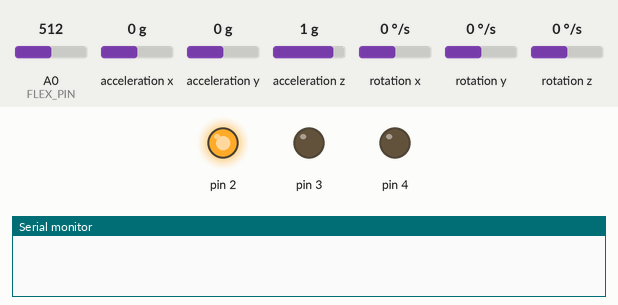
This sketch was run on a simulated Arduino Uno, built with avr-gcc and run on an emulated ATmega328P. Parts: output pins drawn as LEDs (lit = HIGH), the last lines printed to the serial monitor. Wiring (inferred from the names in the program): MPU-6050 motion sensor at I2C address 0x69. The inputs (shaded band) are chosen by the test bench; at power-on: A0 (FLEX_PIN) = 512, acceleration x 0 g, acceleration y 0 g, acceleration z 1 g, rotation x 0 °/s, rotation y 0 °/s, rotation z 0 °/s. No radio packets arrive unless stated.

Above: at 0.53 s.
At 1.98 s:
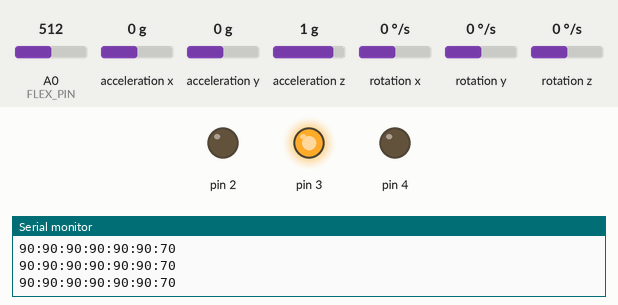
At 3.44 s:
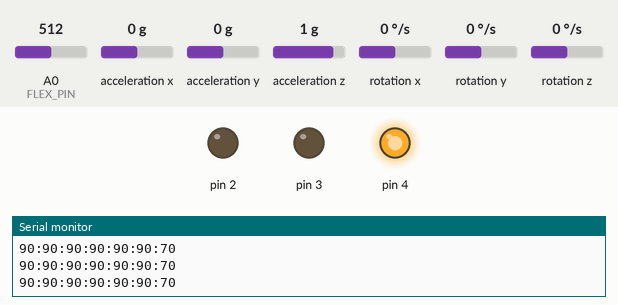
Timing chart, 0 to 3.7 s (numbered marks = the images above):
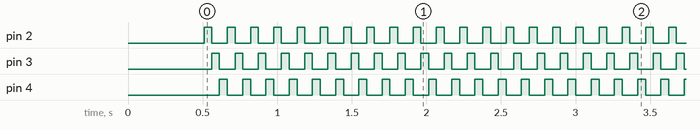

The sketch:

main.ino
```cpp
#include <Wire.h>
#include <nRF24L01.h>
#include <RF24.h>
#include <RF24_config.h>
#include "MPUSensor.h"
#include <string.h>

#define MPUNUM 3

RF24 radio(7, 8);
const byte address[6] = "00002 ";

const int FLEX_PIN = A0;
const int minVal = 0;
const int maxVal = 1000;

char message[32] = {0};
char empty[32] = {0};
char number[16];

const char separator[] = ":";

MPU6050 mpu1(2);
MPU6050 mpu2(3);
MPU6050 mpu3(4);
MPU6050* mpuList[MPUNUM] = {&mpu1, &mpu2, &mpu3};


void sendMessage(char *message){
  radio.write(message, sizeof(message));
}


void ReadThing(){
    Wire.beginTransmission(0x69);
  Wire.write(0x3B);
  Wire.endTransmission(false);
  Wire.requestFrom(0x69, 14, true);
  float AcX = Wire.read()<<8|Wire.read();
  float AcY = Wire.read()<<8|Wire.read();
  float AcZ = Wire.read()<<8|Wire.read();
  float Tmp = Wire.read()<<8|Wire.read();
  float GyX = Wire.read()<<8|Wire.read();
  float GyY = Wire.read()<<8|Wire.read();
  float GyZ = Wire.read()<<8|Wire.read();
}
void setUp() {
  Wire.begin();
  Wire.beginTransmission(0x69);
  Wire.write(0x6B);
  Wire.write(0);
  Wire.endTransmission(true);
  Serial.begin(9600);
}

void setup() {
  // put your setup code here, to run once:
  //mpu6050 does not work unless I do a test read before, weird...
  ReadThing();
  setUp();
  delay(500);
  radio.begin();
  radio.openWritingPipe(address);
  radio.setPALevel(RF24_PA_MIN);
  radio.stopListening();

  Wire.begin();
  pinMode(4, OUTPUT);
  pinMode(3, OUTPUT);
  pinMode(2, OUTPUT);
  MPU6050::initialize();

  for(int i = 0; i < MPUNUM; i++){
    for(int j = 2; j < MPUNUM + 2; j ++){
      if(mpuList[i]->getPin() == j){
        digitalWrite(j, HIGH);
      }else{
        digitalWrite(j, LOW);
      }
    }
    mpuList[i]->initializeData();
  }

}

void loop() {
  // put your main code here, to run repeatedly
  strcpy(message, empty);
   for(int i = 0; i < MPUNUM; i++){
    for(int j = 2; j < MPUNUM + 2; j ++){
      if(mpuList[i]->getPin() == j){
        digitalWrite(j, HIGH);
      }else{
        digitalWrite(j, LOW);
      }
    }
    delay(50);
    mpuList[i]->update();
   // mpuList[i]->print();
    itoa(mpuList[i]->getAngleX(), number, 10);
    strcat(message, number);
    strcat(message, separator);
    itoa(mpuList[i]->getAngleY(), number, 10);
    strcat(message, number);
    strcat(message, separator);
  }
  int value = analogRead(FLEX_PIN);
  value = map(value, minVal, maxVal, 0, 158);
  value -= 10;
  if(value < 0){
    value = 0;
  }
  itoa(value, number, 10);
  strcat(message, number);
  Serial.println(message);
  const char text[] = "Hello World";
  radio.write(&message, sizeof(message));
}
```

MPUSensor.cpp
```cpp
#include "MPUSensor.h"
#include "Arduino.h"

MPU6050::MPU6050(int AD0Pin): AD0Pin{AD0Pin}{

}

void MPU6050::initialize(){

    Wire.beginTransmission(0x69); //This is the I2C address of the MPU (b1101000/b1101001 for AC0 low/high datasheet sec. 9.2)
    Wire.write(0x6B); //Accessing the register 6B - Power Management (Sec. 4.28)
    Wire.write(0b00000000); //Setting SLEEP register to 0. (Required; see Note on p. 9)
    Wire.endTransmission();
    Wire.beginTransmission(0x69); //I2C address of the MPU
    Wire.write(0x1B); //Accessing the register 1B - Gyroscope Configuration (Sec. 4.4)
    Wire.write(0x00000000); //Setting the gyro to full scale +/- 250deg./s
    Wire.endTransmission();
    Wire.beginTransmission(0x69); //I2C address of the MPU
    Wire.write(0x1C); //Accessing the register 1C - Acccelerometer Configuration (Sec. 4.5)
    Wire.write(0b00000000); //Setting the accel to +/- 2g
    Wire.endTransmission();
}

void MPU6050::processData(){
    gForceX = accelX / 16384.0;
    gForceY = accelY / 16384.0;
}

void MPU6050::getData(){
    Wire.beginTransmission(0x69); //I2C address of the MPU
    Wire.write(0x3B); //Starting register for Accel Readings
    Wire.endTransmission();
    Wire.requestFrom(0x69,6); //Request Accel Registers (3B - 40)
    while(Wire.available() < 6);
    accelX = Wire.read()<<8|Wire.read(); //Store first two bytes into accelX
    accelY = Wire.read()<<8|Wire.read(); //Store middle two bytes into accelY
    accelZ = Wire.read()<<8|Wire.read(); //Store last two bytes into accelZ
}

void MPU6050::initializeData(){
    MPU6050::getData();
    MPU6050::processData();
    igForceX = gForceX;
    igForceY = gForceY;
}

void MPU6050::processAngle(){
    angleX = map((int)((gForceX - igForceX) * 100), -100, 100, 0, 180);
    angleY = map((int)((gForceY - igForceY) * 100), -100, 100, 0, 180);
    if(angleX > 180){
        angleX = 180;
    }
    else if(angleX < 0){
        angleX = 0;
    }
    if(angleY > 180){
        angleY = 180;
    }
     else if (angleY < 0){
     angleY = 0;
    }
}

void MPU6050::update(){
    MPU6050::getData();
    MPU6050::processData();
    MPU6050::processAngle();
}

void MPU6050::print() {
  Serial.print(" Accel (g)");
  Serial.print(" X=");
  Serial.print(angleX);
  Serial.print(" Y=");
  Serial.print(angleY);
}

int MPU6050::getAngleX(){
    return (int)angleX;
}

int MPU6050::getAngleY(){
    return (int)angleY;
}

int MPU6050::getPin(){
  return AD0Pin;
}
```

MPUSensor.h
```cpp
#ifndef MPUSENSOR_H
#define MPUSENSOR_H

#include <Wire.h>
#include "Arduino.h"

#define ADDR 0x69

class MPU6050{
    //pin that controls the I2C address of the module
    int AD0Pin;
    int16_t accelX;
    int16_t accelY;
    int16_t accelZ;
    float gForceX;
    float gForceY;
    float igForceX;
    float igForceY;
    float angleX;
    float angleY;
    //Processes raw data to gForce
    void processData();
    //Getting data from module
    void getData();
    //Process gForce into Angle
    void processAngle();

    public:
    //Constructor
    MPU6050(int AD0Pin);
    //initialize all MPU6050 Modules
    static void initialize();
    //set initial data for inidividual module
    void initializeData();

    //Print method for testing
    void print();
    //Getter for angle
    int getAngleX();
    //Getter for angle
    int getAngleY();
    //Getter for AD0Pin
    int getPin();
    //Update method to be called in loop
    void update();
};


#endif
```

Measured:
- by itself, pin 2–4: alternates HIGH for 0.05 s and LOW for 0.10 s
